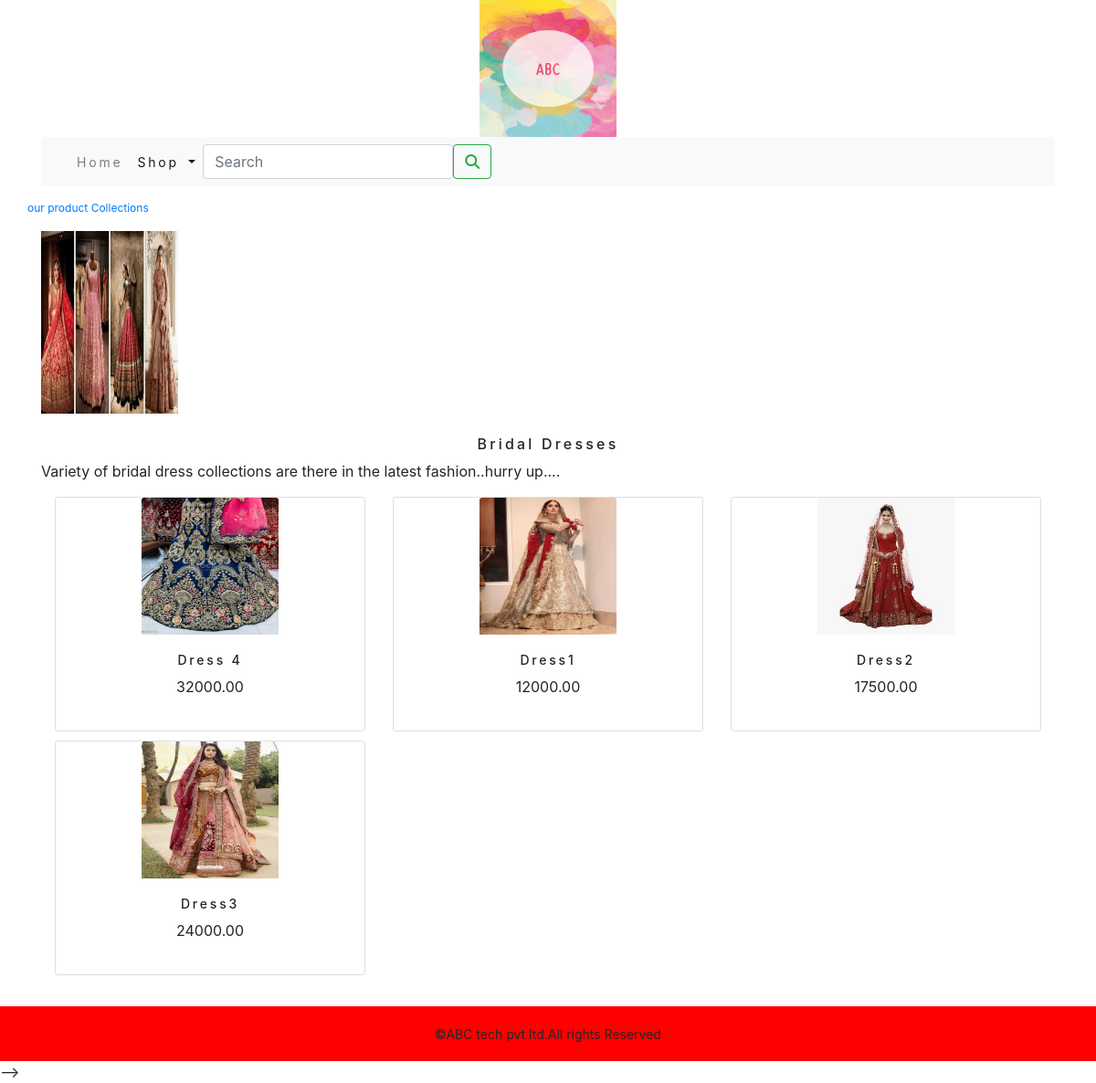
Screenshot of /shop/bridal-dresses/ with the database file from the repository.
### shop/models.py (models this page shows, shortened)
class Category(models.Model):
    name=models.CharField(max_length=250,unique=True)
    slug=models.SlugField(max_length=250,unique=True)
    description=models.TextField(blank=True)
    image=models.ImageField(upload_to='category',blank=True)
    class Meta:
        ordering=('name',)
        verbose_name='category'
        verbose_name_plural = 'categories'
    def get_url(self):
        return reverse('shop:products_by_category',args=[self.slug])

class Product(models.Model):
    name = models.CharField(max_length=250, unique=True)
    slug = models.SlugField(max_length=250, unique=True)
    description = models.TextField(blank=True)
    price=models.DecimalField(max_digits=10,decimal_places=2)
    category=models.ForeignKey(Category,on_delete=models.CASCADE)
    image = models.ImageField(upload_to='product', blank=True)
    stock=models.IntegerField()
    available=models.BooleanField(default=True)
    created=models.DateTimeField(auto_now_add=True)
    updated=models.DateTimeField(auto_now=True)
    class Meta:
        ordering = ('name',)
        verbose_name = 'product'
        verbose_name_plural = 'products'
    def get_url(self):
        return reverse('shop:prodCatdetail',args=[self.category.slug,self.slug])

### shop/views.py (the view)
# urls.py: path('',views.allProdCat,name='allProdCat'),
def allProdCat(request,c_slug=None):
    c_page=None
    products_list=None
    if c_slug!=None:
        c_page=get_object_or_404(Category,slug=c_slug)
        products_list=Product.objects.all().filter(category=c_page,available=True)
    else:
        products_list=Product.objects.all().filter(available=True)
    paginator=Paginator(products_list,6)
    try:
        page=int(request.GET.get('page','1'))
    except:
        page=1
    try:
        products=paginator.page(page)
    except (EmptyPage,InvalidPage):
        products=paginator.page(paginator.num_pages)
    return render(request,"category.html",{'category':c_page,'products':products})

### cart/context_processors.py (called while the page is built)
def counter(request):
    item_count=0
    if 'admin' in request.path:
        return{}
    else:
        try:
            cart=Cart.objects.filter(cart_id=_cart_id(request))
            car_items=CartItem.objects.all().filter(cart=cart[:1])
            for cart_item in car_items:
                item_count += cart_item.quantity
        except Cart.DoesNotExist:
            item_count=0
    return dict(item_count=item_count)

### cart/views.py (called while the page is built)
def _cart_id(request):
    cart=request.session.session_key
    if not cart:
        cart=request.session.create()
    return cart

### shop/context_processors.py (called while the page is built)
def menu_links(request):
    links=Category.objects.all()
    return dict(links=links)

### templates/category.html (shortened to what this page needs)
{% extends 'base.html' %}
{% load static %}
{% block content %}
{% if category %}
<div>
     <div class="row my_row_class">
         <div class="mx_auto">
             <p><a href="{% url 'shop:allProdCat' %}">our product Collections</a></p>
     </div>
          </div>
</div>
{% endif %}
<div class="mx_auto">
     {% if category %}
     <img class="my_image" style="width:150px;height:200px;" src="{{category.image.url}}" alt="{{category.name}}">
</div>
<br>
<div>
     <h1 class="text-center my_title">{{category.name}}</h1>
     <p class="text-justify">{{category.description}}</p>
</div>
{% endif %}
<div class="container" >
     <div class="row mx_auto">
          {% for product in products.object_list %}
           <div class="my_bottom_margin col-9 col-sm-12 col-md-4  xol-lg-4">
               <div class="card text-center" style="min-width:18rem;">
                   <a href="{{product.get_url}}"><img class="card-img-top my_image" style="width:150px;height:150px;" src="{{product.image.url}}" alt="{{product.name}}"></a>
                <div class="card-body">
                    <h4>{{product.name}}</h4>
                    <p>{{product.price}}</p>
                    </div>
               </div>
            </div>
           {% endfor %}
     </div>
    <br>
</div>
{% endblock %}

### templates/base.html (shortened to what this page needs)
{% load static %}
<!DOCTYPE html>
<html lang="en">
<head>
    <link rel="stylesheet" href="{% static 'css/custom.css' %}">
    <link href="{% static 'https://fonts.googleapis.com/css2?family=Roboto:ital,wght@0,100;1,300&display=swap' %}" rel="stylesheet">    <link rel="stylesheet" href="{% static 'css/bootstrap.min.css' %}" >
</head>
<body>
<div class="container">
{% include 'header.html' %}
{% include 'navbar.html' %}
{% block content %}
{% endblock %}
</div>
{% include 'footer.html' %}
    -->
</body>
</html>

### templates/header.html
{% load static %}
<header>
  <center>
    <a href="{% url 'shop:allProdCat' %}"><img style="width:150px;height:150px;" src="{% static 'img/logo.png' %}" alt="logimage">
  </center>
</header>

### templates/navbar.html (shortened to what this page needs)
<nav class="navbar navbar-expand-lg navbar-light bg-light">
  <div class="container-fluid">
    <div class="collapse navbar-collapse" id="navbarSupportedContent">
      <ul class="navbar-nav me-auto mb-2 mb-lg-0">
        <li class="nav-item">
          <a class="nav-link" href="#">Home</a>
        </li>
        <li class="nav-item dropdown {% if 'shop' in request.path %} active {% endif %}">
          <a class="nav-link dropdown-toggle" href="#" id="navbarDropdown" role="button" data-bs-toggle="dropdown" aria-expanded="false">
            Shop
          </a>
        </li>
  </ul>
      <form class="d-flex" action="{% url 'search_app:SearchResult' %}" method="get">
        <input class="form-control me-2" type="search" placeholder="Search" name="q" aria-label="Search">
        <button class="btn btn-outline-success" type="submit"><i class="fa fa-search"></i></button>
      </form>
    </div>
  </div>
</nav>

### templates/footer.html
<div class="footer navbar-fixed-bottom my_footer">
    <p class="text-center">&copy;ABC tech pvt ltd.All rights Reserved</p>
</div>

### static/css/custom.css (style rules this page uses)
body { font-family: 'Roboto', sans-serif; }
.nav-item { letter-spacing:.2em; font-size:14px; text_transform:uppercase; }
.my_footer { background-color:red; height:60px; }
.my_footer p { padding-top:20px; font-size:14px; }
.my_row_class { padding-top:15px; }
.my_row_class .mx_auto { color:#000; font-size:12px; }
.my_image { width:100%; height:auto; }
.my_title { font-size:16px; text_transform:uppercase; letter-spacing:.2em; }
.my_bottom_margin { margin-bottom:10px; }
.card-body h4 { font-size:14px; text_transform:uppercase; letter-spacing:.2em; }

### rows the page displays
Category: image (picture), name "Bridal Dresses", description "Variety of bridal dress collections are there in the latest fashion..hurry up...."
Product: image (picture), name "Dress 4", price "32000.00"
Product: image (picture), name "Dress1", price "12000.00"
Product: image (picture), name "Dress2", price "17500.00"
Product: image (picture), name "Dress3", price "24000.00"
